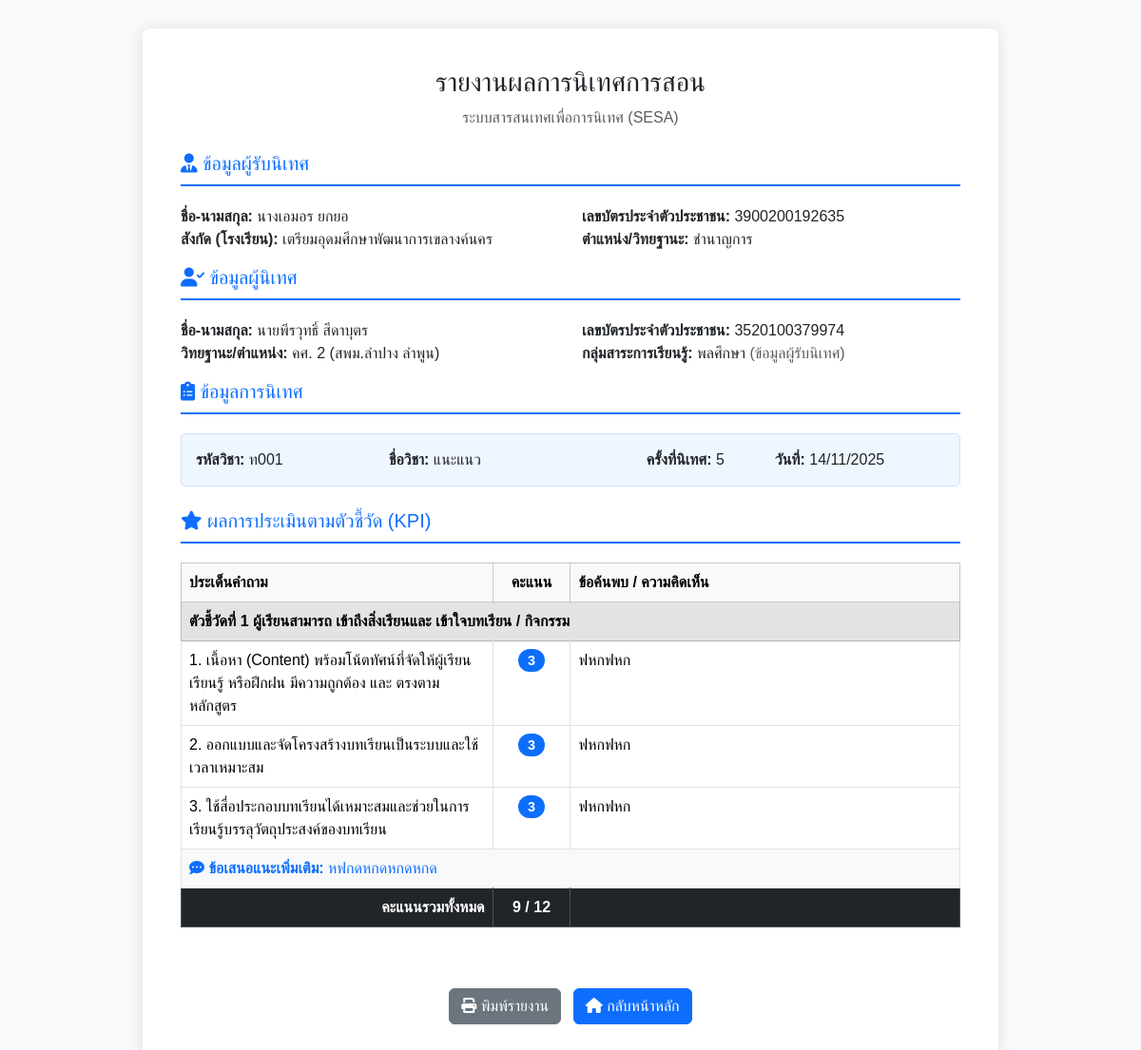
The page /supervision_report.php?session_id=13 on the database its author committed.
### tables this page shows
CREATE TABLE `supervision_sessions` (
  `id` int(11) NOT NULL,
  `supervisor_p_id` varchar(13) NOT NULL COMMENT 'FK to supervisor.p_id',
  `teacher_t_pid` varchar(13) NOT NULL COMMENT 'FK to teacher.t_pid',
  `subject_code` varchar(50) DEFAULT NULL COMMENT 'รหัสวิชา',
  `subject_name` varchar(255) DEFAULT NULL COMMENT 'ชื่อวิชา',
  `inspection_time` int(2) DEFAULT NULL COMMENT 'ครั้งที่นิเทศ',
  `inspection_date` date DEFAULT NULL COMMENT 'วันที่รับการนิเทศ',
  `supervision_date` timestamp NOT NULL DEFAULT current_timestamp()
);

CREATE TABLE `teacher` (
  `t_pid` varchar(255) DEFAULT NULL,
  `school_id` int(11) DEFAULT NULL,
  `prefix_id` varchar(3) DEFAULT NULL,
  `PrefixName` varchar(100) DEFAULT NULL,
  `fname` varchar(100) DEFAULT NULL,
  `lname` varchar(100) DEFAULT NULL,
  `adm_rank_id` int(11) DEFAULT NULL,
  `adm_name` varchar(100) DEFAULT NULL,
  `learning_group_id` int(3) DEFAULT NULL,
  `learning_group` varchar(255) DEFAULT NULL,
  `major_subject` varchar(255) DEFAULT NULL
);

CREATE TABLE `school` (
  `school_id` int(11) DEFAULT NULL,
  `SchoolName` varchar(255) DEFAULT NULL,
  `SchoolGroup` int(11) DEFAULT NULL
);

CREATE TABLE `supervisor` (
  `p_id` varchar(13) DEFAULT NULL,
  `office_id` varchar(3) DEFAULT NULL,
  `OfficeName` varchar(255) DEFAULT NULL,
  `prefix_id` int(11) DEFAULT NULL,
  `PrefixName` varchar(50) DEFAULT NULL,
  `fname` varchar(100) DEFAULT NULL,
  `lname` varchar(100) DEFAULT NULL,
  `position` varchar(100) DEFAULT NULL,
  `rank_id` varchar(2) DEFAULT NULL,
  `RankName` varchar(255) DEFAULT NULL
);

CREATE TABLE `kpi_answers` (
  `id` int(11) NOT NULL,
  `session_id` int(11) NOT NULL COMMENT 'FK to supervision_sessions.id',
  `question_id` int(11) NOT NULL COMMENT 'FK to kpi_questions.id',
  `rating_score` int(1) DEFAULT NULL,
  `comment` text DEFAULT NULL
);

CREATE TABLE `kpi_questions` (
  `id` int(11) NOT NULL,
  `indicator_id` int(11) NOT NULL COMMENT 'FK อ้างอิงถึงตาราง kpi_indicators',
  `question_text` text NOT NULL COMMENT 'ข้อความคำถาม',
  `display_order` int(11) NOT NULL DEFAULT 0 COMMENT 'ลำดับการแสดงผลของคำถามในตัวชี้วัดนั้นๆ'
);

### supervision_report.php (the view, shortened to what this page needs)
<?php
require_once 'db_connect.php';
$session_id = intval($_GET['session_id']);
$sql_info = "SELECT
                ss.*,
                /* ข้อมูลครู */
                t.PrefixName AS t_prefix, t.fname AS t_fname, t.lname AS t_lname,
                t.t_pid, t.adm_name AS t_position, t.learning_group,
                s_school.SchoolName AS t_school,
                /* ข้อมูลผู้นิเทศ */
                sp.PrefixName AS s_prefix, sp.fname AS s_fname, sp.lname AS s_lname,
                sp.p_id AS s_pid, sp.RankName AS s_rank, sp.OfficeName AS s_office
            FROM supervision_sessions ss
            LEFT JOIN teacher t ON ss.teacher_t_pid = t.t_pid
            LEFT JOIN school s_school ON t.school_id = s_school.school_id
            LEFT JOIN supervisor sp ON ss.supervisor_p_id = sp.p_id
            WHERE ss.id = ?";
$stmt = $conn->prepare($sql_info);
$stmt->bind_param("i", $session_id);
$stmt->execute();
$result_info = $stmt->get_result();
$info = $result_info->fetch_assoc();
$sql_answers = "SELECT
                    q.question_text,
                    ans.rating_score,
                    ans.comment,
                    ind.title AS indicator_title,
                    ind.id AS indicator_id
                FROM kpi_answers ans
                JOIN kpi_questions q ON ans.question_id = q.id
                JOIN kpi_indicators ind ON q.indicator_id = ind.id
                WHERE ans.session_id = ?
                ORDER BY ind.display_order, q.display_order";
$stmt_ans = $conn->prepare($sql_answers);
$stmt_ans->bind_param("i", $session_id);
$stmt_ans->execute();
$result_ans = $stmt_ans->get_result();
$kpi_data = [];
$total_score = 0;
$count_questions = 0;
while ($row = $result_ans->fetch_assoc()) {
    $kpi_data[$row['indicator_id']]['title'] = $row['indicator_title'];
    $kpi_data[$row['indicator_id']]['questions'][] = $row;
    $total_score += $row['rating_score'];
    $count_questions++;
}
$sql_sugg = "SELECT indicator_id, suggestion_text FROM kpi_indicator_suggestions WHERE session_id = ?";
$stmt_sugg = $conn->prepare($sql_sugg);
$stmt_sugg->bind_param("i", $session_id);
$stmt_sugg->execute();
$result_sugg = $stmt_sugg->get_result();
$suggestions = [];
while ($row = $result_sugg->fetch_assoc()) {
    $suggestions[$row['indicator_id']] = $row['suggestion_text'];
}
?>
<!DOCTYPE html>
<html lang="th">
<head>
    <link href="https://cdn.jsdelivr.net/npm/bootstrap@5.3.3/dist/css/bootstrap.min.css" rel="stylesheet">
    <link rel="stylesheet" href="https://cdnjs.cloudflare.com/ajax/libs/font-awesome/6.0.0/css/all.min.css">
</head>
<body>
    <div class="container">
        <div class="report-container">
            <div class="text-center mb-4">
                <h3>รายงานผลการนิเทศการสอน</h3>
                <p class="text-muted">ระบบสารสนเทศเพื่อการนิเทศ (SESA)</p>
            </div>
            <h5 class="header-title"><i class="fas fa-user-tie"></i> ข้อมูลผู้รับนิเทศ</h5>
            <div class="row mb-3">
                <div class="col-md-6">
                    <strong>ชื่อ-นามสกุล:</strong> <?php echo $info['t_prefix'] . $info['t_fname'] . ' ' . $info['t_lname']; ?>
                </div>
                <div class="col-md-6">
                    <strong>เลขบัตรประจำตัวประชาชน:</strong> <?php echo $info['t_pid']; ?>
                </div>
                <div class="col-md-6">
                    <strong>สังกัด (โรงเรียน):</strong> <?php echo $info['t_school']; ?>
                </div>
                <div class="col-md-6">
                    <strong>ตำแหน่ง/วิทยฐานะ:</strong> <?php echo $info['t_position']; ?>
                </div>
            </div>
            <h5 class="header-title"><i class="fas fa-user-check"></i> ข้อมูลผู้นิเทศ</h5>
            <div class="row mb-3">
                <div class="col-md-6">
                    <strong>ชื่อ-นามสกุล:</strong> <?php echo $info['s_prefix'] . $info['s_fname'] . ' ' . $info['s_lname']; ?>
                </div>
                <div class="col-md-6">
                    <strong>เลขบัตรประจำตัวประชาชน:</strong> <?php echo $info['s_pid']; ?>
                </div>
                <div class="col-md-6">
                    <strong>วิทยฐานะ/ตำแหน่ง:</strong> <?php echo $info['s_rank']; ?> (<?php echo $info['s_office']; ?>)
                </div>
                <div class="col-md-6">
                    <strong>กลุ่มสาระการเรียนรู้:</strong> <?php echo $info['learning_group'] ?? '-'; ?> <span class="text-muted text-small">(ข้อมูลผู้รับนิเทศ)</span>
                </div>
            </div>
            <h5 class="header-title"><i class="fas fa-clipboard-list"></i> ข้อมูลการนิเทศ</h5>
            <div class="info-box">
                <div class="row">
                    <div class="col-md-3"><strong>รหัสวิชา:</strong> <?php echo $info['subject_code']; ?></div>
                    <div class="col-md-4"><strong>ชื่อวิชา:</strong> <?php echo $info['subject_name']; ?></div>
                    <div class="col-md-2"><strong>ครั้งที่นิเทศ:</strong> <?php echo $info['inspection_time']; ?></div>
                    <div class="col-md-3"><strong>วันที่:</strong> <?php echo date('d/m/Y', strtotime($info['inspection_date'])); ?></div>
                </div>
            </div>
            <h5 class="header-title mt-4"><i class="fas fa-star"></i> ผลการประเมินตามตัวชี้วัด (KPI)</h5>
            <div class="table-responsive">
                <table class="table table-bordered table-kpi">
                    <thead class="table-light">
                        <tr>
                            <th style="width: 40%;">ประเด็นคำถาม</th>
                            <th style="width: 10%; text-align: center;">คะแนน</th>
                            <th style="width: 50%;">ข้อค้นพบ / ความคิดเห็น</th>
                        </tr>
                    </thead>
                    <tbody>
                        <?php foreach ($kpi_data as $ind_id => $data): ?>
                            <tr class="table-secondary">
                                <td colspan="3" class="fw-bold"><?php echo $data['title']; ?></td>
                            </tr>
                            <?php foreach ($data['questions'] as $q): ?>
                                <tr>
                                    <td><?php echo $q['question_text']; ?></td>
                                    <td class="text-center">
                                        <?php
                                        $score = $q['rating_score'];
                                        $class = 'badge-2';
                                        if ($score == 4) $class = 'badge-4';
                                        elseif ($score == 3) $class = 'badge-3';
                                        elseif ($score == 1) $class = 'badge-1';
                                        ?>
                                        <span class="badge score-badge <?php echo $class; ?>"><?php echo $score; ?></span>
                                    </td>
                                    <td><?php echo !empty($q['comment']) ? nl2br(htmlspecialchars($q['comment'])) : '-'; ?></td>
                                </tr>
                            <?php endforeach; ?>
                            <?php if (isset($suggestions[$ind_id]) && !empty($suggestions[$ind_id])): ?>
                                <tr>
                                    <td colspan="3" class="bg-light text-primary">
                                        <i class="fas fa-comment-dots"></i> <strong>ข้อเสนอแนะเพิ่มเติม:</strong>
                                        <?php echo nl2br(htmlspecialchars($suggestions[$ind_id])); ?>
                                    </td>
                                </tr>
                            <?php endif; ?>
                        <?php endforeach; ?>
                    </tbody>
                    <tfoot>
                        <tr class="table-dark">
                            <td class="text-end"><strong>คะแนนรวมทั้งหมด</strong></td>
                            <td class="text-center fw-bold"><?php echo $total_score; ?> / <?php echo $count_questions * 4; ?></td>
                            <td></td>
                        </tr>
                    </tfoot>
                </table>
            </div>
            <div class="text-center mt-5 no-print">
                <button onclick="window.print()" class="btn btn-secondary me-2"><i class="fas fa-print"></i> พิมพ์รายงาน</button>
                <a href="index.php" class="btn btn-primary"><i class="fas fa-home"></i> กลับหน้าหลัก</a>
            </div>
        </div>
    </div>
</body>
</html>

### supervision_report.php (style rules this page uses)
body { background-color: #f8f9fa; font-family: 'Sarabun', sans-serif; }
.report-container { max-width: 900px; margin: 30px auto; background: #fff; padding: 40px; box-shadow: 0 0 15px rgba(0, 0, 0, 0.1); border-radius: 8px; }
.header-title { color: #0d6efd; border-bottom: 2px solid #0d6efd; padding-bottom: 10px; margin-bottom: 20px; }
.info-box { background-color: #eef6ff; padding: 15px; border-radius: 5px; margin-bottom: 20px; border: 1px solid #cce5ff; }
.table-kpi th { background-color: #f8f9fa; }
.score-badge { font-size: 0.9rem; padding: 5px 10px; border-radius: 20px; }
.badge-3 { background-color: #0d6efd; color: white; }

### rows shown on the page
supervision_sessions: teacher.PrefixName "นาง", teacher.fname "เอมอร", teacher.lname "ยกยอ", teacher.t_pid "3900200192635", school.SchoolName "เตรียมอุดมศึกษาพัฒนาการเขลางค์นคร", teacher.adm_name "ชำนาญการ", supervisor.PrefixName "นาย", supervisor.fname "พีรวุทธิ์", supervisor.lname "สีดาบุตร", supervisor.p_id "3520100379974", supervisor.RankName "คศ. 2", supervisor.OfficeName "สพม.ลำปาง ลำพูน", teacher.learning_group "พลศึกษา", subject_code "ท001", subject_name "แนะแนว", inspection_time "5", inspection_date "14/11/2025"
kpi_answers: kpi_questions.question_text "1. เนื้อหา (Content) พร้อมโน้ตทัศน์ที่จัดให้ผู้เรียนเรียนรู้ หรือฝึกฝน มีความถูกต้อง และ ตรงตามหลักสูตร", rating_score "3", comment "ฟหกฟหก"
kpi_answers: kpi_questions.question_text "2. ออกแบบและจัดโครงสร้างบทเรียนเป็นระบบและใช้เวลาเหมาะสม", rating_score "3", comment "ฟหกฟหก"
kpi_answers: kpi_questions.question_text "3. ใช้สื่อประกอบบทเรียนได้เหมาะสมและช่วยในการเรียนรู้บรรลุวัตถุประสงค์ของบทเรียน", rating_score "3", comment "ฟหกฟหก"

### other values the page prints
$data['title'] "ตัวชี้วัดที่ 1 ผู้เรียนสามารถ เข้าถึงสิ่งเรียนและ เข้าใจบทเรียน / กิจกรรม"
$suggestions[$ind_id] "หฟกดหกดหกดหกด"
$total_score "9"
$count_questions * 4 "12"
